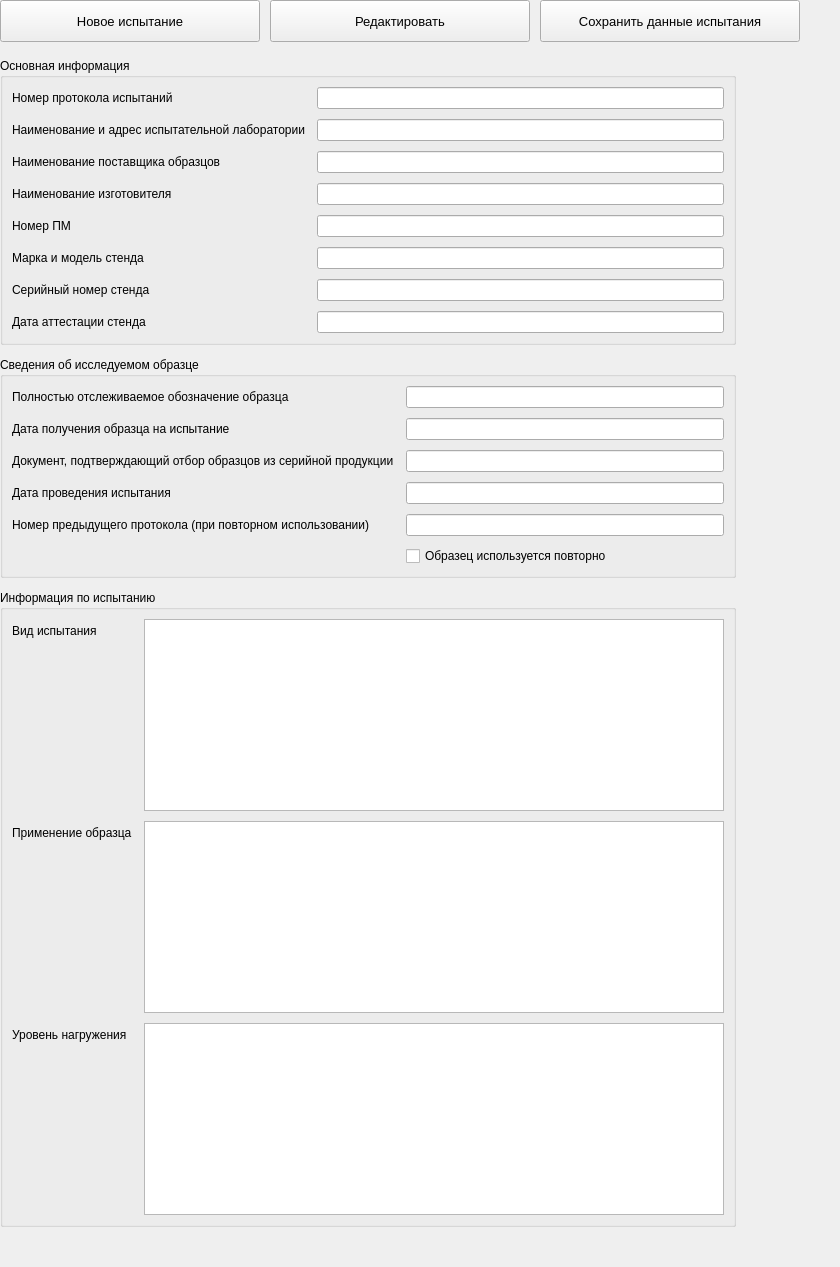
          <widget class="QWidget" name="pageInit">
           <layout class="QVBoxLayout" name="verticalLayout_13">
            <property name="spacing">
             <number>0</number>
            </property>
            <property name="leftMargin">
             <number>0</number>
            </property>
            <property name="topMargin">
             <number>0</number>
            </property>
            <property name="rightMargin">
             <number>0</number>
            </property>
            <property name="bottomMargin">
             <number>0</number>
            </property>
            <item>
             <layout class="QVBoxLayout" name="verticalLayout_12" stretch="1,8,0">
              <property name="spacing">
               <number>0</number>
              </property>
              <property name="leftMargin">
               <number>0</number>
              </property>
              <property name="topMargin">
               <number>0</number>
              </property>
              <property name="rightMargin">
               <number>0</number>
              </property>
              <property name="bottomMargin">
               <number>0</number>
              </property>
              <item>
               <layout class="QHBoxLayout" name="horizontalLayout_17">
                <property name="spacing">
                 <number>10</number>
                </property>
                <property name="leftMargin">
                 <number>0</number>
                </property>
                <property name="topMargin">
                 <number>0</number>
                </property>
                <property name="rightMargin">
                 <number>0</number>
                </property>
                <property name="bottomMargin">
                 <number>0</number>
                </property>
                <item>
                 <widget class="QPushButton" name="btnInitNewTest">
                  <property name="minimumSize">
                   <size>
                    <width>260</width>
                    <height>42</height>
                   </size>
                  </property>
                  <property name="maximumSize">
                   <size>
                    <width>260</width>
                    <height>42</height>
                   </size>
                  </property>
                  <property name="font">
                   <font>
                    <pointsize>10</pointsize>
                   </font>
                  </property>
                  <property name="text">
                   <string>Новое испытание</string>
                  </property>
                 </widget>
                </item>
                <item>
                 <widget class="QPushButton" name="btnInitEdit">
                  <property name="minimumSize">
                   <size>
                    <width>260</width>
                    <height>42</height>
                   </size>
                  </property>
                  <property name="maximumSize">
                   <size>
                    <width>260</width>
                    <height>42</height>
                   </size>
                  </property>
                  <property name="font">
                   <font>
                    <pointsize>10</pointsize>
                   </font>
                  </property>
                  <property name="text">
                   <string>Редактировать</string>
                  </property>
                 </widget>
                </item>
                <item>
                 <widget class="QPushButton" name="btnInitSave">
                  <property name="minimumSize">
                   <size>
                    <width>260</width>
                    <height>42</height>
                   </size>
                  </property>
                  <property name="maximumSize">
                   <size>
                    <width>260</width>
                    <height>42</height>
                   </size>
                  </property>
                  <property name="font">
                   <font>
                    <pointsize>10</pointsize>
                   </font>
                  </property>
                  <property name="text">
                   <string>Сохранить данные испытания</string>
                  </property>
                 </widget>
                </item>
                <item>
                 <spacer name="horizontalSpacer_2">
                  <property name="orientation">
                   <enum>Qt::Orientation::Horizontal</enum>
                  </property>
                  <property name="sizeType">
                   <enum>QSizePolicy::Policy::Expanding</enum>
                  </property>
                  <property name="sizeHint" stdset="0">
                   <size>
                    <width>40</width>
                    <height>20</height>
                   </size>
                  </property>
                 </spacer>
                </item>
               </layout>
              </item>
              <item>
               <spacer name="verticalSpacer_4">
                <property name="orientation">
                 <enum>Qt::Orientation::Vertical</enum>
                </property>
                <property name="sizeType">
                 <enum>QSizePolicy::Policy::Fixed</enum>
                </property>
                <property name="sizeHint" stdset="0">
                 <size>
                  <width>20</width>
                  <height>16</height>
                 </size>
                </property>
               </spacer>
              </item>
              <item>
               <layout class="QHBoxLayout" name="horizontalLayout_3" stretch="8,1">
                <property name="spacing">
                 <number>12</number>
                </property>
                <item>
                 <layout class="QVBoxLayout" name="verticalLayout_11">
                  <property name="spacing">
                   <number>12</number>
                  </property>
                  <property name="leftMargin">
                   <number>0</number>
                  </property>
                  <property name="topMargin">
                   <number>0</number>
                  </property>
                  <property name="rightMargin">
                   <number>0</number>
                  </property>
                  <property name="bottomMargin">
                   <number>0</number>
                  </property>
                  <item>
                   <widget class="QGroupBox" name="groupBox_4">
                    <property name="title">
                     <string>Основная информация</string>
                    </property>
                    <property name="flat">
                     <bool>false</bool>
                    </property>
                    <layout class="QFormLayout" name="formLayout">
                     <property name="fieldGrowthPolicy">
                      <enum>QFormLayout::FieldGrowthPolicy::AllNonFixedFieldsGrow</enum>
                     </property>
                     <property name="horizontalSpacing">
                      <number>12</number>
                     </property>
                     <property name="verticalSpacing">
                      <number>10</number>
                     </property>
                     <item row="0" column="0">
                      <widget class="QLabel" name="label">
                       <property name="text">
                        <string>Номер протокола испытаний</string>
                       </property>
                      </widget>
                     </item>
                     <item row="0" column="1">
                      <widget class="QLineEdit" name="lineEdit"/>
                     </item>
                     <item row="1" column="0">
                      <widget class="QLabel" name="label_9">
                       <property name="text">
                        <string>Наименование и адрес испытательной лаборатории</string>
                       </property>
                      </widget>
                     </item>
                     <item row="1" column="1">
                      <widget class="QLineEdit" name="lineEdit_2"/>
                     </item>
                     <item row="2" column="0">
                      <widget class="QLabel" name="label_10">
                       <property name="text">
                        <string>Наименование поставщика образцов</string>
                       </property>
                      </widget>
                     </item>
                     <item row="2" column="1">
                      <widget class="QLineEdit" name="lineEdit_3"/>
                     </item>
                     <item row="3" column="0">
                      <widget class="QLabel" name="label_11">
                       <property name="text">
                        <string>Наименование изготовителя</string>
                       </property>
                      </widget>
                     </item>
                     <item row="3" column="1">
                      <widget class="QLineEdit" name="lineEdit_4"/>
                     </item>
                     <item row="4" column="0">
                      <widget class="QLabel" name="label_12">
                       <property name="text">
                        <string>Номер ПМ</string>
                       </property>
                      </widget>
                     </item>
                     <item row="4" column="1">
                      <widget class="QLineEdit" name="lineEdit_5"/>
                     </item>
                     <item row="5" column="0">
                      <widget class="QLabel" name="label_18">
                       <property name="text">
                        <string>Марка и модель стенда</string>
                       </property>
                      </widget>
                     </item>
                     <item row="5" column="1">
                      <widget class="QLineEdit" name="lineEdit_11"/>
                     </item>
                     <item row="6" column="0">
                      <widget class="QLabel" name="label_19">
                       <property name="text">
                        <string>Серийный номер стенда</string>
                       </property>
                      </widget>
                     </item>
                     <item row="6" column="1">
                      <widget class="QLineEdit" name="lineEdit_12"/>
                     </item>
                     <item row="7" column="0">
                      <widget class="QLabel" name="label_20">
                       <property name="text">
                        <string>Дата аттестации стенда</string>
                       </property>
                      </widget>
                     </item>
                     <item row="7" column="1">
                      <widget class="QLineEdit" name="lineEdit_13"/>
                     </item>
                    </layout>
                   </widget>
                  </item>
                  <item>
                   <widget class="QGroupBox" name="groupBox_5">
                    <property name="title">
                     <string>Сведения об исследуемом образце</string>
                    </property>
                    <layout class="QFormLayout" name="formLayout_2">
                     <property name="fieldGrowthPolicy">
                      <enum>QFormLayout::FieldGrowthPolicy::AllNonFixedFieldsGrow</enum>
                     </property>
                     <property name="horizontalSpacing">
                      <number>12</number>
                     </property>
                     <property name="verticalSpacing">
                      <number>10</number>
                     </property>
                     <item row="0" column="0">
                      <widget class="QLabel" name="label_17">
                       <property name="text">
                        <string>Полностью отслеживаемое обозначение образца</string>
                       </property>
                      </widget>
                     </item>
                     <item row="0" column="1">
                      <widget class="QLineEdit" name="lineEdit_6"/>
                     </item>
                     <item row="1" column="0">
                      <widget class="QLabel" name="label_13">
                       <property name="text">
                        <string>Дата получения образца на испытание</string>
                       </property>
                      </widget>
                     </item>
                     <item row="1" column="1">
                      <widget class="QLineEdit" name="lineEdit_7"/>
                     </item>
                     <item row="2" column="0">
                      <widget class="QLabel" name="label_14">
                       <property name="text">
                        <string>Документ, подтверждающий отбор образцов из серийной продукции</string>
                       </property>
                      </widget>
                     </item>
                     <item row="2" column="1">
                      <widget class="QLineEdit" name="lineEdit_8"/>
                     </item>
                     <item row="3" column="0">
                      <widget class="QLabel" name="label_15">
                       <property name="text">
                        <string>Дата проведения испытания</string>
                       </property>
                      </widget>
                     </item>
                     <item row="3" column="1">
                      <widget class="QLineEdit" name="lineEdit_9"/>
                     </item>
                     <item row="4" column="0">
                      <widget class="QLabel" name="label_16">
                       <property name="text">
                        <string>Номер предыдущего протокола (при повторном использовании)</string>
                       </property>
                      </widget>
                     </item>
                     <item row="4" column="1">
                      <widget class="QLineEdit" name="lineEdit_10"/>
                     </item>
                     <item row="5" column="1">
                      <widget class="QCheckBox" name="checkBox">
                       <property name="text">
                        <string>Образец используется повторно</string>
                       </property>
                      </widget>
                     </item>
                    </layout>
                   </widget>
                  </item>
                  <item>
                   <widget class="QGroupBox" name="groupBox_6">
                    <property name="title">
                     <string>Информация по испытанию</string>
                    </property>
                    <layout class="QFormLayout" name="formLayout_3">
                     <property name="fieldGrowthPolicy">
                      <enum>QFormLayout::FieldGrowthPolicy::AllNonFixedFieldsGrow</enum>
                     </property>
                     <property name="horizontalSpacing">
                      <number>12</number>
                     </property>
                     <property name="verticalSpacing">
                      <number>10</number>
                     </property>
                     <item row="0" column="0">
                      <widget class="QLabel" name="label_25">
                       <property name="text">
                        <string>Вид испытания</string>
                       </property>
                      </widget>
                     </item>
                     <item row="0" column="1">
                      <widget class="QListWidget" name="listWidget"/>
                     </item>
                     <item row="1" column="0">
                      <widget class="QLabel" name="label_26">
                       <property name="text">
                        <string>Применение образца</string>
                       </property>
                      </widget>
                     </item>
                     <item row="1" column="1">
                      <widget class="QListWidget" name="listWidget_2"/>
                     </item>
                     <item row="2" column="0">
                      <widget class="QLabel" name="label_27">
                       <property name="text">
                        <string>Уровень нагружения</string>
                       </property>
                      </widget>
                     </item>
                     <item row="2" column="1">
                      <widget class="QListWidget" name="listWidget_3"/>
                     </item>
                    </layout>
                   </widget>
                  </item>
                  <item>
                   <spacer name="verticalSpacer_5">
                    <property name="orientation">
                     <enum>Qt::Orientation::Vertical</enum>
                    </property>
                    <property name="sizeType">
                     <enum>QSizePolicy::Policy::Expanding</enum>
                    </property>
                    <property name="sizeHint" stdset="0">
                     <size>
                      <width>20</width>
                      <height>40</height>
                     </size>
                    </property>
                   </spacer>
                  </item>
                 </layout>
                </item>
                <item>
                 <widget class="QWidget" name="widget_2" native="true"/>
                </item>
               </layout>
              </item>
             </layout>
            </item>
           </layout>
          </widget>
